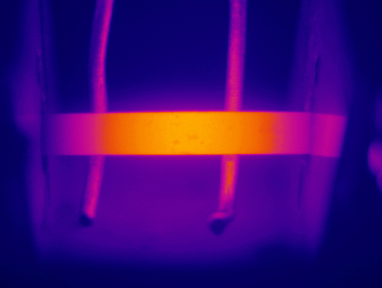
#> input picture code_scripts/t8.tiff, 382 x 288 px
$ python oxidation.py
#> lines starting #> are read from the running program, lines starting #| are printed output that depends on the picture; after the words box and inside, x2 and y2 are one past the last pixel; in counts of white or black regions, pixels touching at a corner belong together
#> further down, img is the input picture: shape (288, 382, 3); mean B, G, R 117.5, 9.5, 61.8
import cv2
import numpy as np

def oxidation(i, offset=1, sens=5):
    # Aplicar un filtro Gaussiano para reducir el ruido
#> called with offset = 1, sens = 5
    i_blur = cv2.GaussianBlur(i, (5, 5), 0)

    # Convertir la imagen a escala de grises
    i_gray = cv2.cvtColor(i_blur, cv2.COLOR_BGR2GRAY)
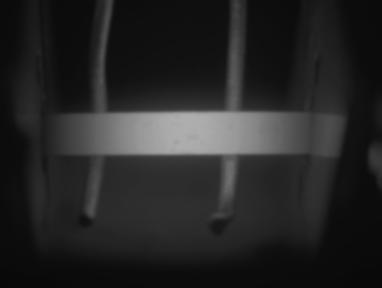
#> i_gray: shape (288, 382); min 8, max 174, mean 37.5

    # Aplicar binarización adaptativa para resaltar manchas
    bin_image = cv2.adaptiveThreshold(i_gray, 255, cv2.ADAPTIVE_THRESH_GAUSSIAN_C,
                                      cv2.THRESH_BINARY_INV, 11, 2)
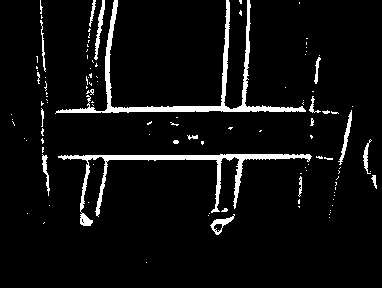
#> bin_image: shape (288, 382); 5.8% white; 112 white regions (91 under 20 px), largest, box (x1, y1, x2, y2) and area: (55, 0, 306, 114) 2585, (58, 154, 312, 226) 2088, (94, 0, 105, 60) 213

    # Obtener las dimensiones de la imagen
    m, n = i_gray.shape
#> m = 288; n = 382

    # Inicializar dos matrices vacías para almacenar resultados
    image = np.zeros((m, n, 3), dtype=np.uint8)
    i2 = np.zeros((m, n, 3), dtype=np.uint8)

    # Encontrar componentes conectados en la imagen binarizada
    num_labels, labels_im = cv2.connectedComponents(bin_image)
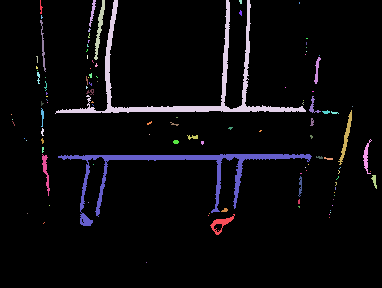
#> labels_im: shape (288, 382) int32; 113 distinct labels, from 0 to 112; one colour per label, 0 black
#> num_labels = 113

    # Iterar sobre cada componente conectado
    for label in range(1, num_labels):  # Ignorar el fondo
        mask = (labels_im == label)
        if np.mean(i_gray[mask]) < 255:
            # Clasificar los valores en función de su variación respecto a la media
            image[mask] = i[mask]  # Óxido (alta variación)
            # Establecer las primeras 5 filas y las últimas 5 filas de image a cero
            image[:5, :] = 0
            image[-5:, :] = 0
#> this loop made 112 passes
#> pass 1, in oxidation, `mask = (labels_im == label)`:
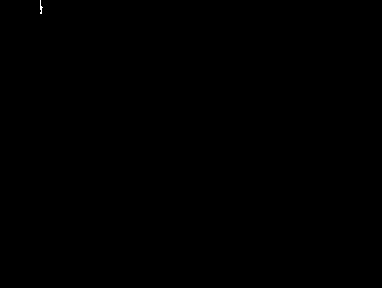
#> mask: shape (288, 382) bool; 0.02% white in thin lines or dots, all inside (x1, y1, x2, y2) = (40, 0, 43, 14)
#> after the loop:
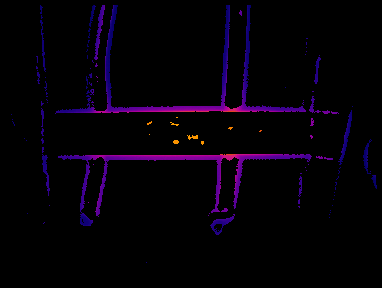
#> image: shape (288, 382, 3); mean B, G, R 7.9, 0.2, 4.6

    # Crear una máscara para los valores de óxido
    mask_oxido_gray = cv2.cvtColor(image, cv2.COLOR_BGR2GRAY)
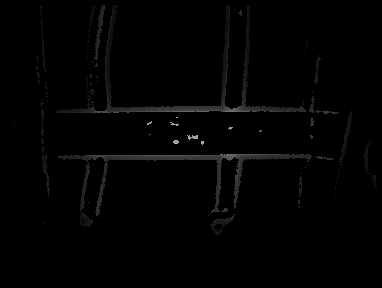
#> mask_oxido_gray: shape (288, 382); min 0, max 170, mean 2.4
    mask_oxido = cv2.cvtColor(mask_oxido_gray, cv2.COLOR_GRAY2BGR)


    # Restar la imagen de óxido de la imagen original para obtener la imagen sin óxido
    i2 = cv2.subtract(i, mask_oxido)
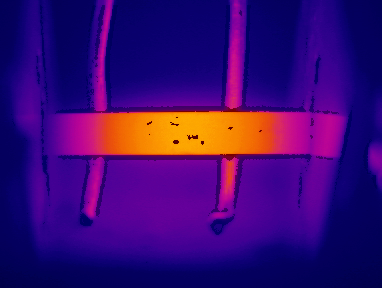
#> i2: shape (288, 382, 3); mean B, G, R 115.2, 9.3, 59.5

    # Calcular el porcentaje de píxeles clasificados como óxido, sin contar las primeras 5 filas superiores e inferiores
    oxido_pixels = np.sum(image[5:-5, :] > 0)
#> oxido_pixels = 15267
    total_pixels = (m - 10) * n  # Restamos 10 filas (5 superiores y 5 inferiores)
#> total_pixels = 106196
    oxido_percentage = (oxido_pixels / total_pixels) * 100
#> oxido_percentage = 14.38

    # Devolver las dos imágenes resultantes y el porcentaje de óxido
    return image, i2, oxido_percentage

# Si necesitas realizar pruebas:
if __name__ == "__main__":
    # Código de prueba
    file_name = 't8.tiff'
    img = cv2.imread(file_name)
    image, i2, oxido_percentage = oxidation(img, offset=1, sens=5)
#> oxido_percentage = 14.38
    cv2.imshow('Óxido', image)
    cv2.imshow('Sin óxido', i2)
    print(f'Porcentaje de óxido: {oxido_percentage:.2f}%')
#| Porcentaje de óxido: 14.38%
    cv2.waitKey(0)
    cv2.destroyAllWindows()
